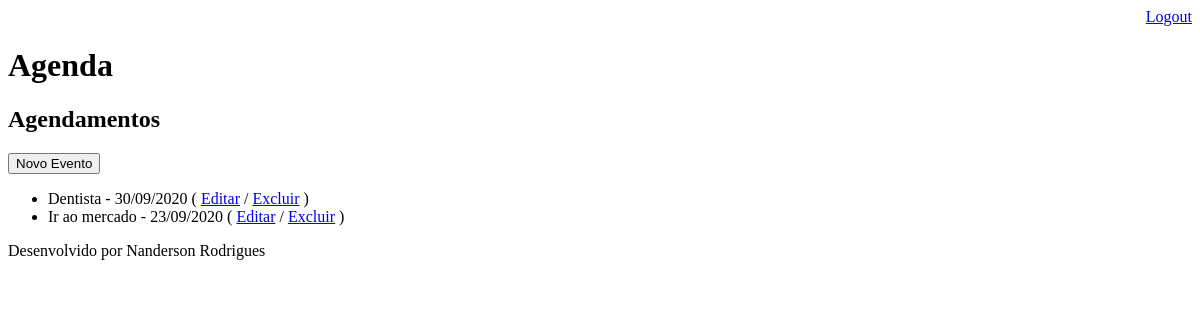
The app's page /agenda/ (signed in), older data.
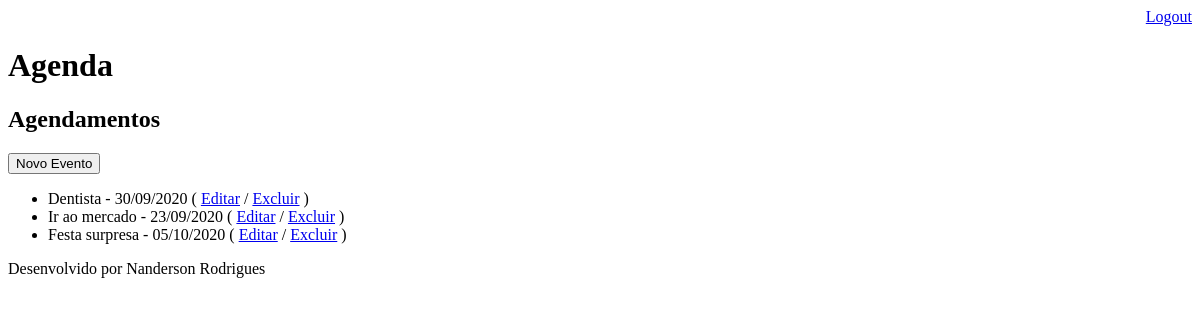
The same page, newer data.
### core/models.py (models this page shows, shortened)
class Evento (models.Model):
    titulo = models.CharField(max_length=100)
    descricao = models.TextField(blank=True, null=True)
    data_evento = models.DateField()
    data_criacao = models.DateTimeField(auto_now=True)
    usuario = models.ForeignKey(User, on_delete=models.CASCADE)
    def get_data_evento (self) :
        return self.data_evento.strftime('%d/%m/%Y') #formato que foi aceito

### core/views.py (the view)
# urls.py: path('agenda/', views.lista_eventos),
@login_required(login_url='/login/')
def lista_eventos (request) :
    usuario = request.user
    data_atual = date.today()
    evento = Evento.objects.filter(usuario=usuario, data_evento__gt=data_atual) #__gt == '>'
    dados = {'eventos': evento}
    return render(request, 'agenda.html', dados)

### templates/agenda.html
{% extends "model-page.html" %}
{% block content %}
    <h2>Agendamentos</h2>
    <a href="evento/">
        <button type="button">Novo Evento</button>
    </a>
    <ul>
    {% for evento in eventos %}
        <li>{{ evento.titulo }} - {{ evento.get_data_evento }}
            ( <a href="evento/?id={{ evento.id }}">Editar</a> / <a href="evento/delete/{{ evento.id }}/">Excluir</a> )
        </li>
    {% endfor %}
    </ul>
{% endblock %}

### templates/model-page.html
<!DOCTYPE html>
<html lang="en">
<head>
    {% include "model-header.html" %}
</head>
<body>
    {% block content %} {% endblock %}
    {% include "model-footer.html" %}
</body>
</html>

### templates/model-header.html (shortened to what this page needs)
<div align="right">
    <a href="/logout">Logout</a>
</div>
<h1>Agenda</h1>

### templates/model-footer.html
<p>Desenvolvido por Nanderson Rodrigues</p>

Row changes from the older to the newer data that the page shows:
added Evento: titulo "Festa surpresa", get_data_evento "05/10/2020"
